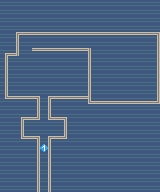

A level layout from a 2D game, rendered from its tile map. Below: a short description, then the map file with tile-grid data replaced by summaries:
An orthogonal 20x24 tile map with 8x8 px tiles, 2 tile layers (Tiles, Sprites), 3 tilesets and 8 objects (JointChief1, JointChief2, JointChief3, N.O.T.B.A.D, PA3, ...).

<map version="1.0" orientation="orthogonal" width="20" height="24" tilewidth="8" tileheight="8">
 <tileset firstgid="1" source="tiles.tsx" />
 <tileset firstgid="65" source="sprites.tsx" />
 <tileset firstgid="113" source="tiles_act3.tsx" />
 <layer name="Tiles" width="20" height="24">
  <data>[480 cells, 480 non-empty, 18 distinct tile ids]</data>
 </layer>
 <layer name="Sprites" width="20" height="24">
  <properties>
   <property name="sprite" value="1" />
  </properties>
  <data>[480 cells, 1 non-empty, 1 distinct tile ids]</data>
 </layer>
 <objectgroup name="NPCs" width="20" height="24">
  <object name="JointChief1" gid="85" x="40" y="64" />
  <object name="JointChief2" gid="85" x="56" y="64" />
  <object name="JointChief3" gid="85" x="24" y="64" />
  <object name="N.O.T.B.A.D" gid="89" x="144" y="96" />
  <object name="PA3" gid="75" x="48" y="128" />
  <object name="StairsToWhiteHouse" gid="95" x="40" y="160" />
  <object name="Marketing5" gid="92" x="24" y="136" />
  <object name="DoorToNotbad" gid="90" x="24" y="56" />
 </objectgroup>
 <objectgroup name="Rooms" width="20" height="24" />
</map>